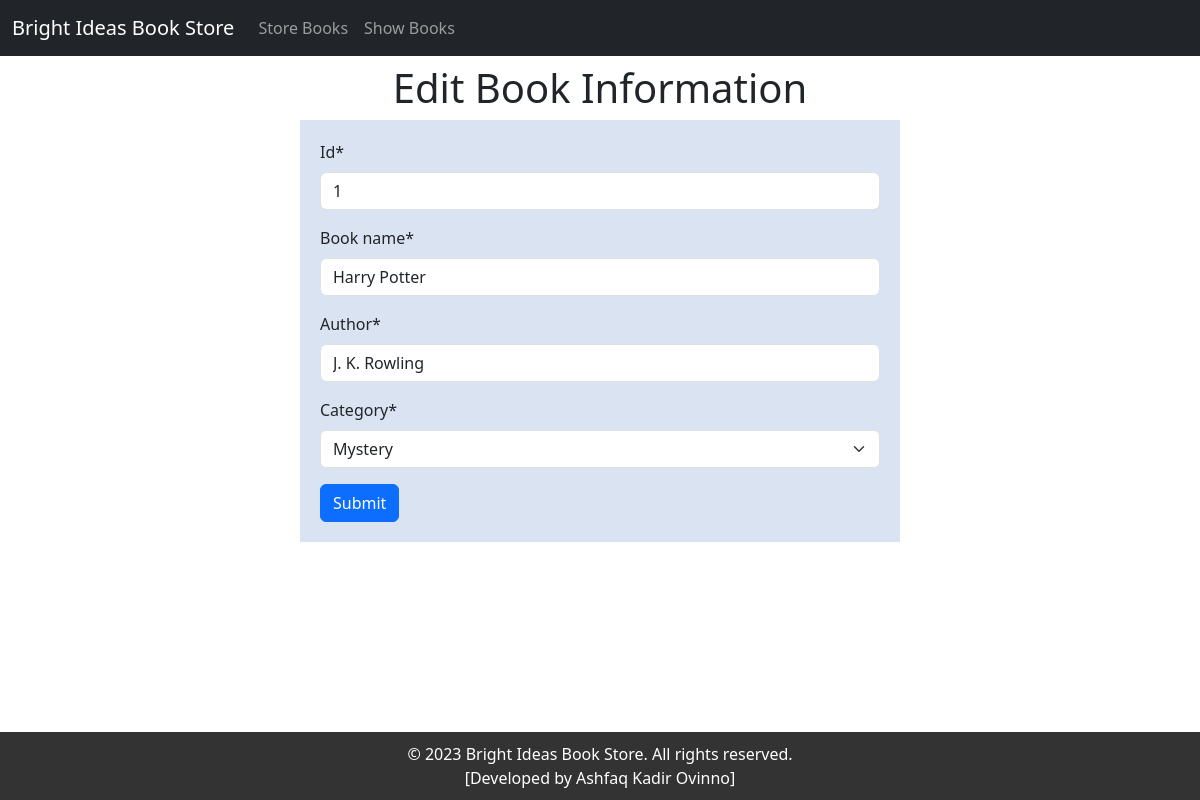
Page /edit_books/1 on the committed database.
### book/models.py (models this page shows)
class BookStoreModel(models.Model):
    CATEGORY = (
        ('Mystery', 'Mystery'),
        ('Thriller', 'Thriller'),
        ('Sci-Fi', 'Sci-Fi'),
        ('Humor', 'Humor'),
        ('Horror', 'Horror'),
    )
    id = models.IntegerField(primary_key=True)
    book_name = models.CharField(max_length=30)
    author = models.CharField(max_length=30)
    category = models.CharField(max_length=30, choices=CATEGORY)
    first_pub = models.DateTimeField(auto_now_add=True) # first entry
    last_pub = models.DateTimeField(auto_now=True) # edited entry

### book/views.py (the view)
# urls.py: path('edit_books/<int:id>', edit_book, name='edit_book'),
def edit_book(request, id):
    book = BookStoreModel.objects.get(pk = id)
    form = BookStoreForm(instance=book)
    if request.method == 'POST':
        form = BookStoreForm(request.POST, instance=book)
        if form.is_valid():
            form.save()
            return redirect('show_book')
    return render(request, 'edit_book.html', {'form': form})

### book/forms.py
class BookStoreForm(forms.ModelForm):
    class Meta:
        model = BookStoreModel
        fields = ['id', 'book_name', 'author', 'category']

### book/templates/edit_book.html (shortened to what this page needs)
{% extends 'base.html' %}
{% load crispy_forms_tags %}
{% block content %}
<div style="width: 50%; margin: auto; text-align: center">
  <h1><h1>Edit Book Information</h1></h1>
</div>
<div
  style="
    width: 50%;
    height: 100%;
    margin: auto;
    background: rgb(218, 227, 241);
    padding: 20px;
  "
>
  <form method="POST">
    {% csrf_token %} {{form|crispy}}
    <button class="btn btn-primary" type="submit">Submit</button>
  </form>
</div>
{% endblock %}

### rows in the picture
BookStoreModel: id "1", book_name "Harry Potter", author "J. K. Rowling", category "Mystery"
